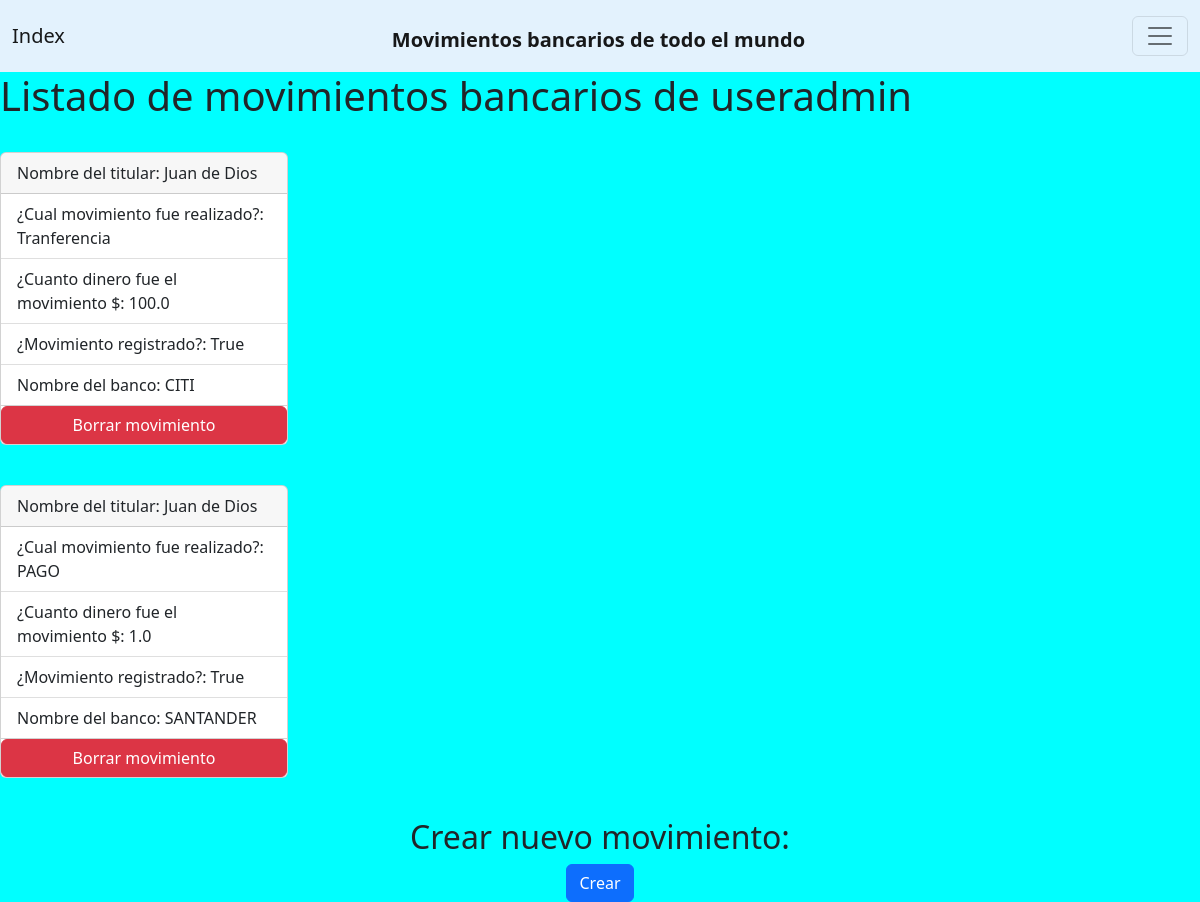
Page /list-product/ (signed in) on the committed database.
### dinero/models.py (models this page shows, shortened)
class dinero(models.Model):
    movimiento= models.CharField(max_length=100)
    cuanto=models.FloatField()
    existe=models.BooleanField(default=True)
    nombre_banco=models.CharField(max_length=100,default=True)
    nombre_del_titular=models.CharField(max_length=100,default=True)
    class Meta:
        verbose_name="Dinero"
        verbose_name_plural="Movimientos con dinero"

### dinero/views.py (the view)
@login_required
def list_products(request):
    print(request.GET)
    if 'search' in request.GET:
        search=request.GET['search']
        all_products= dinero.objects.filter(movimiento__icontains=search)
        all_products= dinero.objects.filter(cuanto__icontains=search)
        all_products= dinero.objects.filter(nombre_banco__icontains=search)
        all_products= dinero.objects.filter(nombre_del_titular__icontains=search)
        all_products1= pais.objects.filter(lugar__icontains=search)
        all_products2= banco.objects.filter(nombre__icontains=search)
    else:
        all_products= dinero.objects.all()
        all_products1= pais.objects.all()
        all_products2= banco.objects.all()
    context={
        "products":all_products,
        "products1":all_products1,
        "products2":all_products2}
    return render(request, "list-products.html",context=context)

### dinero/templates/list-products.html
{% extends "base.html" %}
{% block content %}
<h1>Listado de movimientos bancarios de {{request.user.username}}</h1>
<br>
{%for x in products%}
<div class="card" style="width: 18rem;">
    <div class="card-header">
        Nombre del titular: {{x.nombre_del_titular}}
    </div>
    <ul class="list-group list-group-flush">
      <li class="list-group-item">¿Cual movimiento fue realizado?: {{x.movimiento}}</li>
      <li class="list-group-item">¿Cuanto dinero fue el movimiento $: {{x.cuanto}}</li>
      <li class="list-group-item">¿Movimiento registrado?: {{x.existe}}</li>
      <li class="list-group-item">Nombre del banco: {{x.nombre_banco}}</li>
    </ul>
    <a href="/moveDelete/{{x.pk}}/" class="btn btn-danger" >Borrar movimiento</a>
  </div>
  <br>
  <p>{% endfor %}</p>
    <center><h2>Crear nuevo movimiento:</h2> <a href="/formulario/" class="btn btn-primary"> Crear</a></center>
{% endblock %}

### rows in the picture
dinero: nombre_del_titular "Juan de Dios", movimiento "Tranferencia", cuanto "100.0", existe "True", nombre_banco "CITI"
dinero: nombre_del_titular "Juan de Dios", movimiento "PAGO", cuanto "1.0", existe "True", nombre_banco "SANTANDER"

### other values in the picture
{{ request.user.username }} "useradmin"
